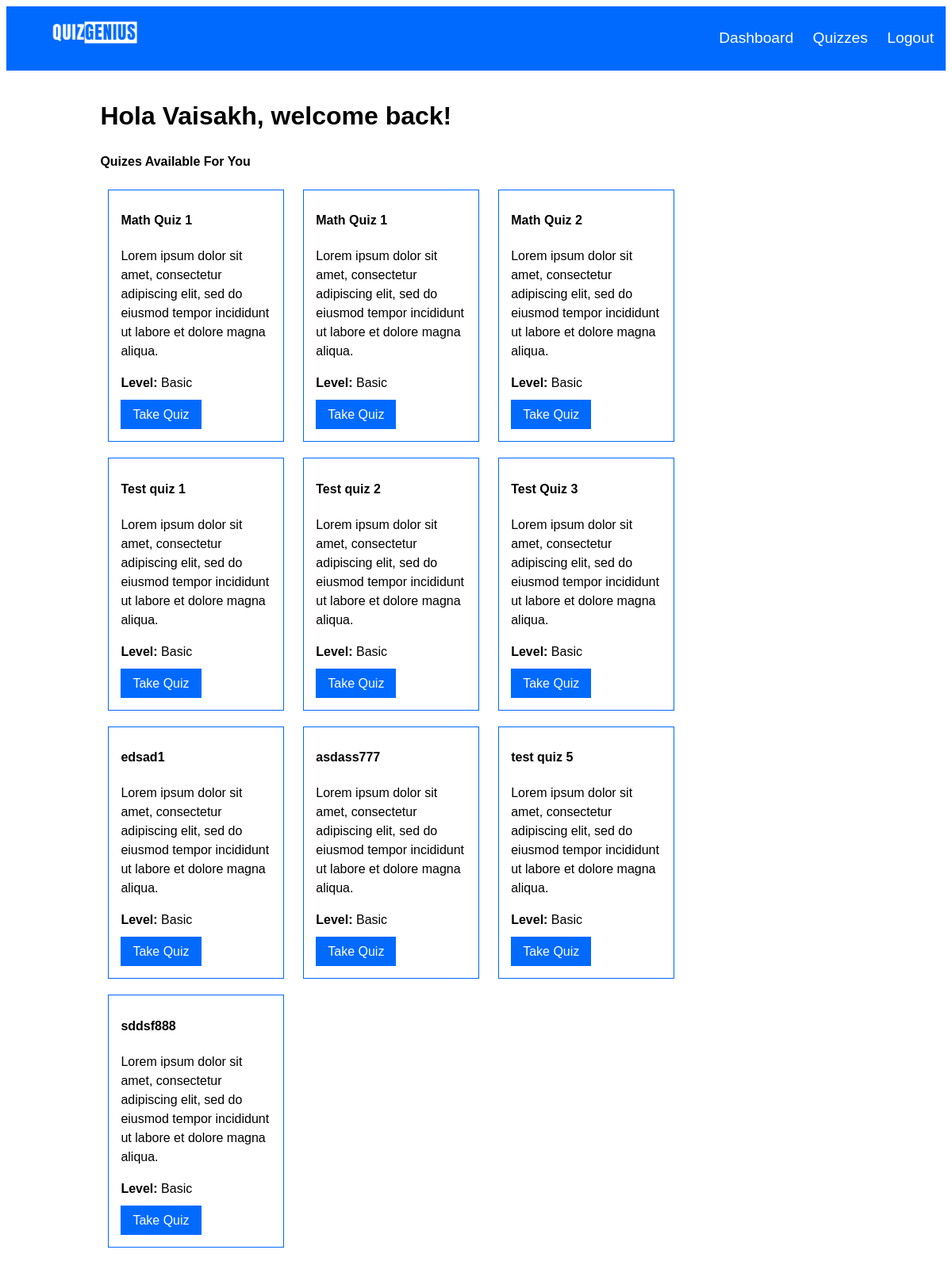
The page /dashboard (signed in) on the database its author committed.
### db.py (models this page shows, shortened)
class User(UserMixin, db.Model):
    firstname = db.Column(db.String(100), nullable=False)
    lastname = db.Column(db.String(100), nullable=False)
    role = db.Column(db.String(20),nullable=False)
    id = db.Column(db.Integer, primary_key=True)
    username = db.Column(db.String(100), unique=True, nullable=False)
    pswrd = db.Column(db.String(100), nullable=False)
    total_score = db.Column(db.Integer, default=0)
    quiz_scores = db.relationship('UserQuizScore', backref = 'user', lazy=True)

class Quiz(db.Model):
    id = db.Column(db.Integer, primary_key=True)
    title = db.Column(db.String(100), nullable=False)
    questions = db.relationship('Question', backref='quiz', cascade='all, delete-orphan')

### routes.py (the view)
@routes.route('/dashboard')
@login_required
def dashboard():
    quizes = Quiz.query.all()
    return render_template('dashboard.html', quizes=quizes,current_user=current_user)

### app.py (called while the page is built)
@login_manager.user_loader
def load_user(user_id):
    if user_id is not None:
        return User.query.get(int(user_id))
    else:
        return None

### authenticator.py (called while the page is built)
def login_required(f):
    @wraps(f)
    def decorated_function(*args, **kwargs):
        if 'user_logged_in' not in session and 'admin_logged_in' not in session:
            return redirect(url_for('routes.login'))  # Redirect to login if no user or admin session
        return f(*args, **kwargs)
    return decorated_function

### templates/dashboard.html
{% extends 'base.html' %}
{% block content %}
<h1>Hola {{ current_user.firstname }}, welcome back!</h1>
<h2> Quizes Available For You</h2>
<div class="dashboard_quiz_container">
{% for quiz in quizes %}
<div class="dashboard_quiz">
<h4>{{ quiz.title }}</h4>
<p>Lorem ipsum dolor sit amet, consectetur adipiscing elit, sed do eiusmod tempor incididunt ut labore et dolore magna aliqua.</p>
<p><strong>Level: </strong>Basic</p>
<p><a href="{{ url_for('routes.take_quiz', quiz_id=quiz.id) }}">Take Quiz</a></p>
</div>
{% endfor %}
</div>
{% endblock %}

### static/style.css (style rules this page uses)
* { font-family: 'poppins',sans-serif; }
* { font-size: 1em; line-height: 1.5em; }
.body_container h1 { font-size: 2em; }
a { text-decoration: none; color: rgb(0, 106, 255); }
.dashboard_quiz { display: inline-block; margin: 10px; margin-top: 10px; padding-left: 15px; padding-right: 15px; padding-top: 5px; padding-bottom: 5px; width: 20%; border: 1px solid #006aff; }
.dashboard_quiz a { margin-top: 10px; background-color: rgb(0, 106, 255); padding-top: 10px; padding-bottom: 10px; padding-left: 15px; padding-right: 15px; color: white; }

### rows shown on the page
User: firstname "Vaisakh"
Quiz: title "Math Quiz 1"
Quiz: title "Math Quiz 1"
Quiz: title "Math Quiz 2"
Quiz: title "Test quiz 1"
Quiz: title "Test quiz 2"
Quiz: title "Test Quiz 3"
Quiz: title "edsad1"
Quiz: title "asdass777"
Quiz: title "test quiz 5"
Quiz: title "sddsf888"
